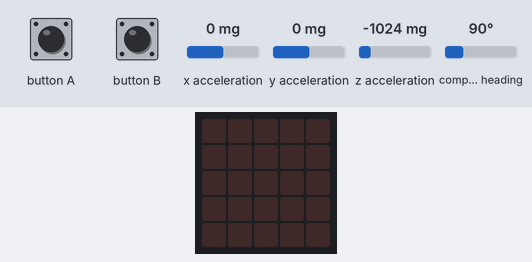
Recording of a program running on a simulated BBC micro:bit running MicroPython. Parts: the board's 5×5 LED display. The test bench sets the inputs (shaded band); at power-on: x acceleration 0 mg, compass heading 90°, y acceleration 0 mg, z acceleration -1024 mg. The compass is already calibrated.

Above: at 1.2 s.
1.3 s: button B pressed for 0.15 s
At 2.7 s:
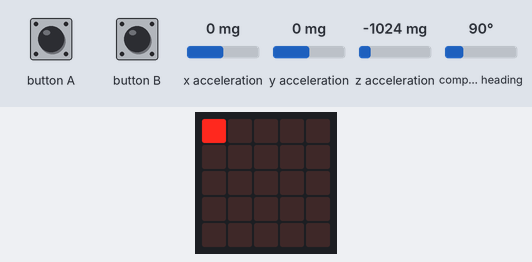
3.4 s: x acceleration set to 750 mg
At 4.2 s:
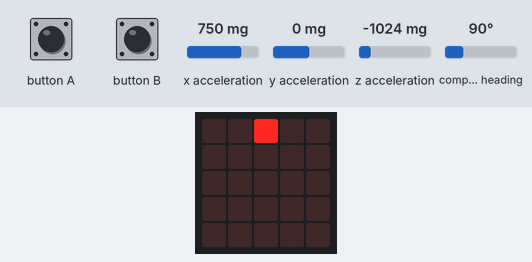
5.0 s: button A pressed for 0.15 s
At 6.7 s:
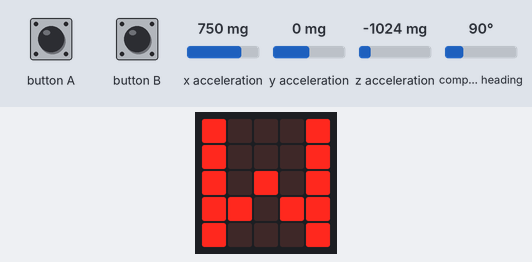
7.0 s: compass heading set to 269°
At 8.1 s:
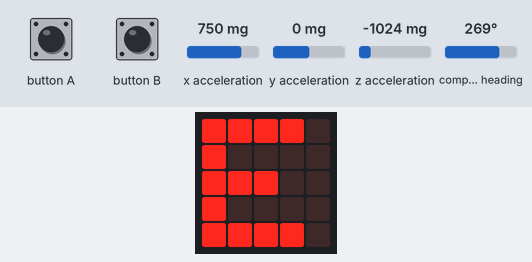
10.0 s: compass heading set to 7°
At 11.7 s:
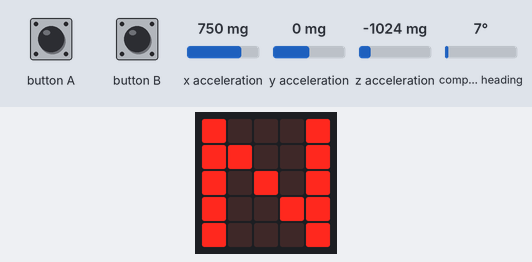
12.4 s: compass heading set to 90°
At 13.0 s:
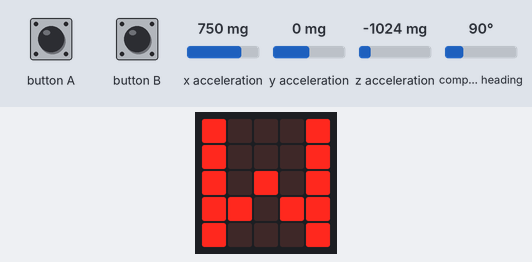
Timing chart, 0 to 14.9 s (numbered marks = the images above; inputs shaded):
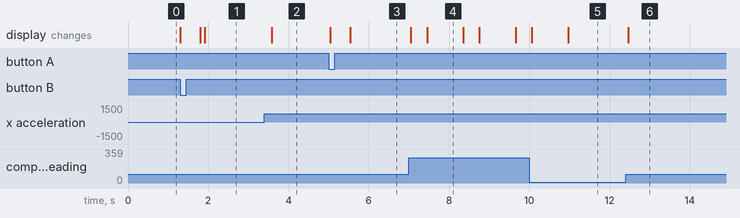

The program:

EX20compass_accelemetor.py
```python
from microbit import *

Mode = ''
D = ['N', 'NW', 'W', 'S', 'SW', 'SE', 'E', 'NE']

while True:
    get_X = accelerometer.get_x()
    get_Y = accelerometer.get_y()
    get_Z = accelerometer.get_z()
    get_XYZ = accelerometer.get_values()

    X = get_X / 256
    Y = get_Y / 256
    Z = get_Z / 256

    if button_a.was_pressed():
        Mode = 'C'

        display.show('C')
        sleep(500)
        display.clear()

    if button_b.was_pressed():
        Mode = 'A'

        display.show('A')
        sleep(500)
        display.clear()

    if Mode == 'C':
        angle = compass.heading()
        angle = int(angle/45)
        display.show(D[angle])
        sleep(500)

    if Mode == 'A':
        if X < 0:
            X = 0
        if X > 4:
            X = 4

        if Y < 0:
            Y = 0
        if Y > 4:
            Y = 4

        sleep(100)
        display.clear()
        display.set_pixel(int(X), int(Y), 9)
```

Measured:
- after the input at 1.3 s, the display: first changes at once (image 1 shows a later state)
- after the input at 3.4 s, the display: changes after 0.18 s (image 2)
- after the input at 5.0 s, the display: first changes at once (image 3 shows a later state)
- after the input at 7.0 s, the display: first changes after 0.05 s (image 4 shows a later state)
- after the input at 10.0 s, the display: first differs from a run without the input after 0.97 s (image 5)
- after the input at 12.4 s, the display: changes after 0.07 s (image 6)
- what the display in image 4 shows lasts 0.9 s, from 7.5 s to 8.4 s
